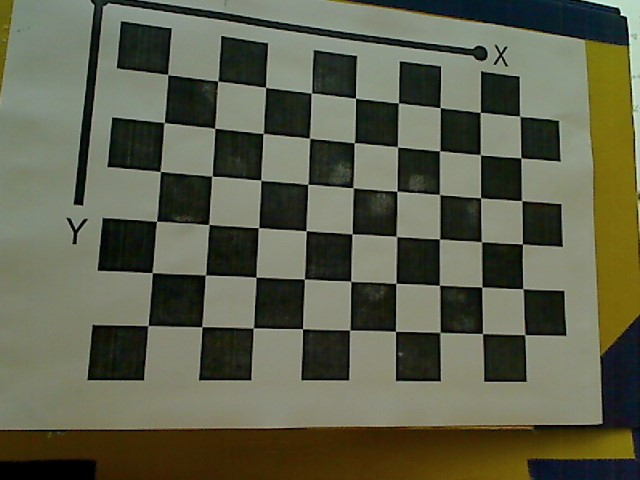
#> input picture camera_calibration_show_extrinsics/WIN_20190911_17_46_39_Pro.jpg, 640 x 480 px; its folder holds 4 pictures in this run
$ jupyter execute --allow-errors CV_LAB5.ipynb   (older library calls are emulated)
#> lines starting #> are read from the running program, lines starting #| are printed output that depends on the picture
[cell 1]
import numpy as np
import pandas as pd
import cv2
import glob
from cv2 import normalize as normalize
from matplotlib import pyplot as plt
from IPython.display import HTML, display

import time
from tqdm import tqdm_notebook as tqdm
import scipy.misc
from numpy import linspace
from mpl_toolkits.mplot3d import Axes3D

[cell 2]
# termination criteria
criteria = (cv2.TERM_CRITERIA_EPS + cv2.TERM_CRITERIA_MAX_ITER, 30, 0.001)

# prepare object points, like (0,0,0), (1,0,0), (2,0,0) ....,(6,5,0)
objp = np.zeros((6*9,3), np.float32)
objp[:,:2] = np.mgrid[0:9,0:6].T.reshape(-1,2)

# Arrays to store object points and image points from all the images.
objpoints = [] # 3d point in real world space
imgpoints = [] # 2d points in image plane.

images = glob.glob('*.jpg')
for fname in images:
    img = cv2.imread(fname)
#> img is the input picture: shape (480, 640, 3); mean B, G, R 75.8, 95.6, 93.5
    gray = cv2.cvtColor(img,cv2.COLOR_BGR2GRAY)
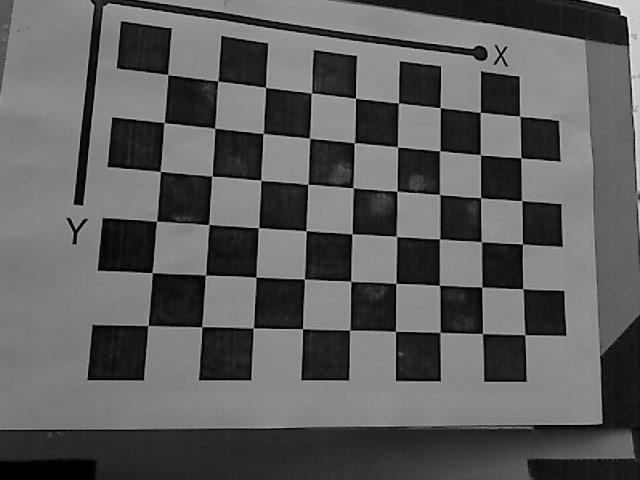
#> gray: shape (480, 640); min 0, max 249, mean 92.7
    # Find the chess board corners
    ret, corners = cv2.findChessboardCorners(gray, (9,6),None)
#> ret = True; corners = 54 rows, first 8: [167.8, 74.49], [217.8, 80.99], [265.6, 87.21], [311.3, 93.07], [355.5, 98.08], [398.4, 103], [440.2, 107.6], [480.3, 112.4]

    # If found, add object points, image points (after refining them)
    if ret == True:
        print(fname)
        objpoints.append(objp)
        corners2 = cv2.cornerSubPix(gray,corners,(11,11),(-1,-1),criteria)
#> corners2 = 54 rows, first 8: [167.7, 74.61], [217.8, 81.12], [265.6, 87.42], [311.4, 93.04], [355.5, 98.38], [398.4, 102.8], [440.2, 107.7], [480.3, 112.4]
        imgpoints.append(corners2)
#> pass 2 of the loop `for fname in images:`:
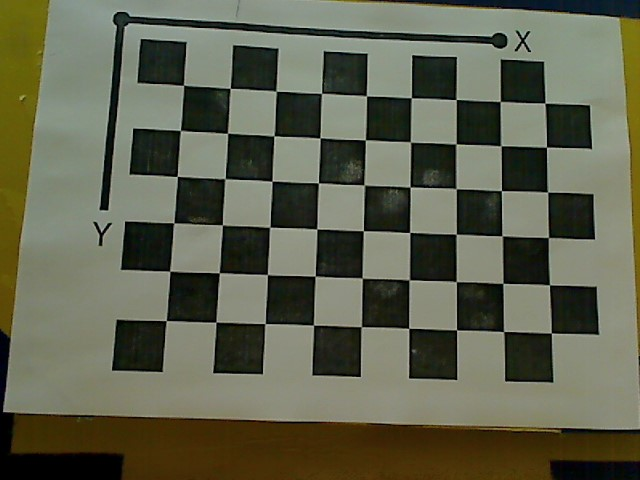
#> input picture camera_calibration_show_extrinsics/WIN_20190911_17_46_41_Pro.jpg, 640 x 480 px
#> img is the input picture: shape (480, 640, 3); mean B, G, R 78.1, 97.5, 95.5
#> `gray = cv2.cvtColor(img,cv2.COLOR_BGR2GRAY)`:
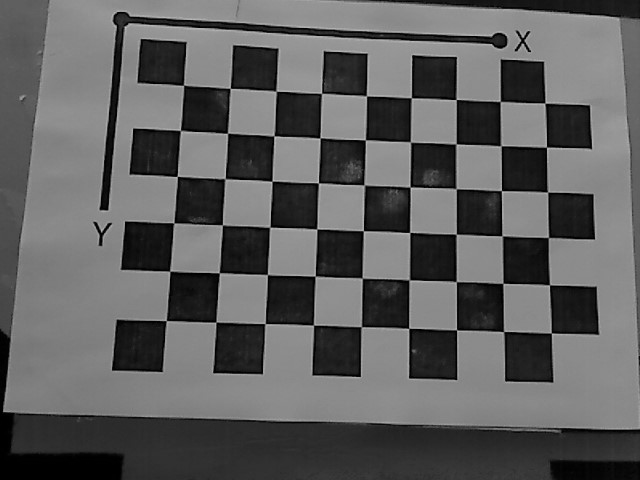
#> gray: shape (480, 640); min 0, max 199, mean 94.7
#> corners = 54 rows, first 8: [183.5, 85.15], [230.2, 88.26], [276.2, 91.3], [321.5, 93.45], [366.5, 95.93], [411.4, 97.69], [456.2, 99.5], [500.2, 101.4]
#> corners2 = 54 rows, first 8: [183.6, 85.33], [230.2, 88.4], [276.1, 91.19], [321.5, 93.29], [366.4, 95.78], [411.3, 97.74], [456.1, 99.56], [500.3, 101.5]
#> pass 3 of the loop `for fname in images:`:
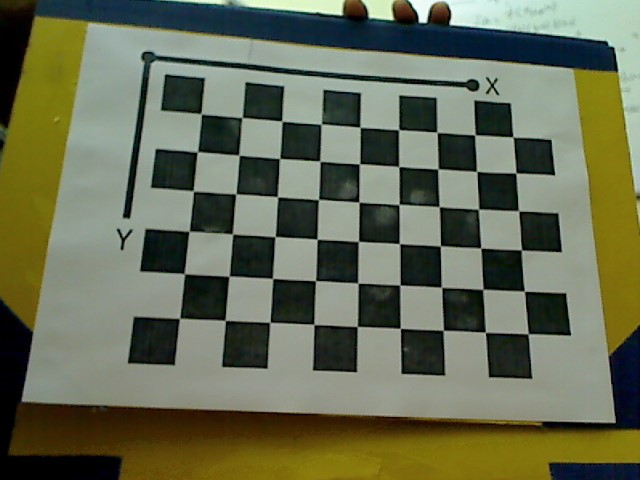
#> input picture camera_calibration_show_extrinsics/WIN_20190911_17_46_44_Pro.jpg, 640 x 480 px
#> img is the input picture: shape (480, 640, 3); mean B, G, R 83.6, 107.6, 102.4
#> `gray = cv2.cvtColor(img,cv2.COLOR_BGR2GRAY)`:
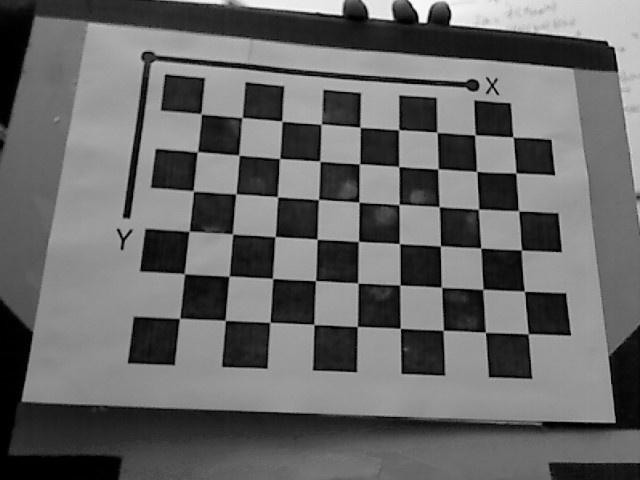
#> gray: shape (480, 640); min 0, max 254, mean 103.3
#> corners = 54 rows, first 8: [201.2, 114], [242, 117.5], [281.6, 121], [321.4, 124.3], [359.9, 127.2], [399, 129.8], [436.8, 132.1], [475, 134.8]
#> corners2 = 54 rows, first 8: [201.2, 113.8], [242, 117.6], [281.9, 121.2], [321, 124], [360, 127.3], [398.7, 129.6], [437, 132.3], [474.9, 134.8]
#> the loop made 4 passes; the first 3 are shown

        # Draw and display the corners
        #img = cv2.drawChessboardCorners(img, (9,6), corners2,ret)
        #cv2_imshow(img)

[cell 3]
rms, camera_matrix, dist_coefs, rvecs, tvecs = cv2.calibrateCamera(objpoints, imgpoints, gray.shape[::-1],None,None)

[cell 4]
print(np.asarray(rvecs).shape,np.asarray(tvecs).shape)
#| (4, 3, 1) (4, 3, 1)
print(np.asarray(objpoints).shape,np.asarray(imgpoints).shape)
#| (4, 54, 3) (4, 54, 1, 2)

#> (a cell that did not finish here is left out)

[cell 6]
# [20 lines left out: functions inverse_homogeneoux_matrix, transform_to_matplotlib_frame, not called in this run]

[cell 7]
# [54 lines left out: function create_camera_model, not called in this run]

[cell 8]
# [30 lines left out: function create_board_model, not called in this run]

[cell 9]
# [42 lines left out: function draw_camera_boards, not called in this run]

#> (a cell that did not finish here is left out)

[cell 11]
cam_width = 0.064/2
cam_height = 0.048/2
scale_focal = 40
patternCentric = True
board_width = 9
board_height = 6
square_size = rms
camera_matrix = camera_matrix
extrinsics = []
for rv,tv in zip(rvecs,tvecs):
    extrinsics.append(np.append(rv.flatten(),tv.flatten()))
extrinsics = np.asarray(extrinsics)
import matplotlib.pyplot as plt
from mpl_toolkits.mplot3d import Axes3D
#> (the rest of this cell did not finish here and is left out)

[cell 12]
cam_width = 0.064/2
cam_height = 0.048/2
scale_focal = 40
patternCentric = False
board_width = 9
board_height = 6
square_size = rms
camera_matrix = camera_matrix
extrinsics = []
for rv,tv in zip(rvecs,tvecs):
    extrinsics.append(np.append(rv.flatten(),tv.flatten()))
extrinsics = np.asarray(extrinsics)
import matplotlib.pyplot as plt
from mpl_toolkits.mplot3d import Axes3D
#> (the rest of this cell did not finish here and is left out)
